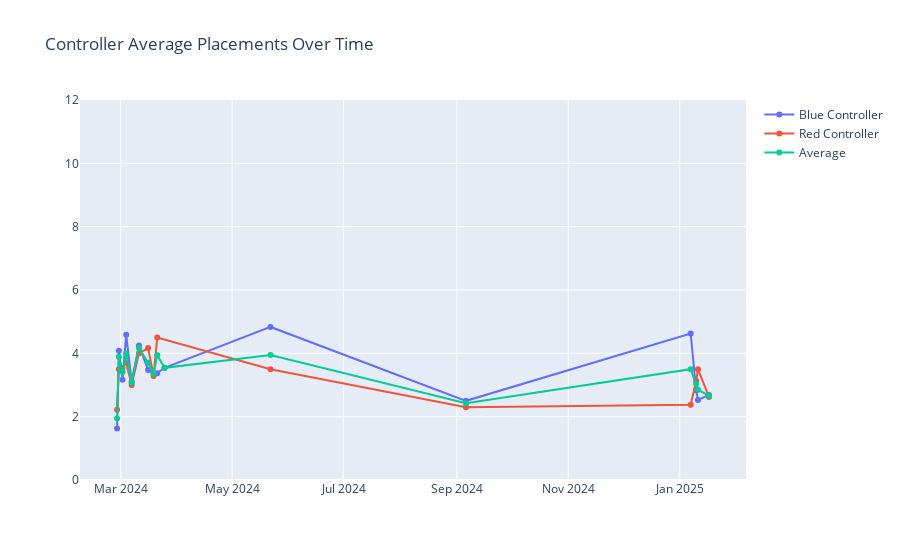

The cell this chart's notebook holds for it:
### Code cell
# CONTROLLER AVERAGES OVER TIME
fig = go.Figure()

avg_blue = df.loc[df["Controller Color"] == "Blue"].groupby("Date").mean()["Place"]
fig.add_scatter(x = avg_blue.index, y = avg_blue.values,  name = "Blue Controller", mode='lines+markers')
avg_red = df.loc[df["Controller Color"] == "Red"].groupby("Date").mean()["Place"]
fig.add_scatter(x = avg_red.index, y = avg_red.values,  name = "Red Controller", mode='lines+markers')
avg_controllers = df.groupby("Date").mean()["Place"]
fig.add_scatter(x = avg_controllers.index, y = avg_controllers.values,  name = "Average", mode='lines+markers')

fig.update_layout(title="Controller Average Placements Over Time", autosize=True, yaxis_range=[0,12])
fig.show()

### Figure 1 — Plotly figure (JSON) as saved in the notebook; plotly's stock layout.template omitted (floating-point values rounded to 4 significant figures)
{"data": [{"mode": "lines+markers", "name": "Blue Controller", "type": "scatter", "x": ["2024-02-28T00:00:00", "2024-02-29T00:00:00", "2024-03-02T00:00:00", "2024-03-04T00:00:00", "2024-03-07T00:00:00", "2024-03-11T00:00:00", "2024-03-16T00:00:00", "2024-03-19T00:00:00", "2024-03-21T00:00:00", "2024-03-25T00:00:00", "2024-05-22T00:00:00", "2024-09-06T00:00:00", "2025-01-07T00:00:00", "2025-01-10T00:00:00", "2025-01-11T00:00:00", "2025-01-17T00:00:00"], "y": [1.625, 4.083, 3.167, 4.583, 3.111, 4.25, 3.472, 3.368, 3.375, 3.542, 4.833, 2.5, 4.625, 2.833, 2.528, 2.688]}, {"mode": "lines+markers", "name": "Red Controller", "type": "scatter", "x": ["2024-02-28T00:00:00", "2024-02-29T00:00:00", "2024-03-02T00:00:00", "2024-03-04T00:00:00", "2024-03-07T00:00:00", "2024-03-11T00:00:00", "2024-03-16T00:00:00", "2024-03-19T00:00:00", "2024-03-21T00:00:00", "2024-05-22T00:00:00", "2024-09-06T00:00:00", "2025-01-07T00:00:00", "2025-01-10T00:00:00", "2025-01-11T00:00:00", "2025-01-17T00:00:00"], "y": [2.222, 3.5, 3.528, 3.708, 3, 4, 4.167, 3.286, 4.5, 3.5, 2.3, 2.375, 3.125, 3.5, 2.625]}, {"mode": "lines+markers", "name": "Average", "type": "scatter", "x": ["2024-02-28T00:00:00", "2024-02-29T00:00:00", "2024-03-02T00:00:00", "2024-03-04T00:00:00", "2024-03-07T00:00:00", "2024-03-11T00:00:00", "2024-03-16T00:00:00", "2024-03-19T00:00:00", "2024-03-21T00:00:00", "2024-03-25T00:00:00", "2024-05-22T00:00:00", "2024-09-06T00:00:00", "2025-01-07T00:00:00", "2025-01-10T00:00:00", "2025-01-11T00:00:00", "2025-01-17T00:00:00"], "y": [1.941, 3.889, 3.407, 4, 3.074, 4.167, 3.704, 3.346, 3.938, 3.542, 3.944, 2.423, 3.5, 3.028, 2.852, 2.656]}], "layout": {"autosize": true, "title": {"text": "Controller Average Placements Over Time"}, "yaxis": {"range": [0, 12]}}}
